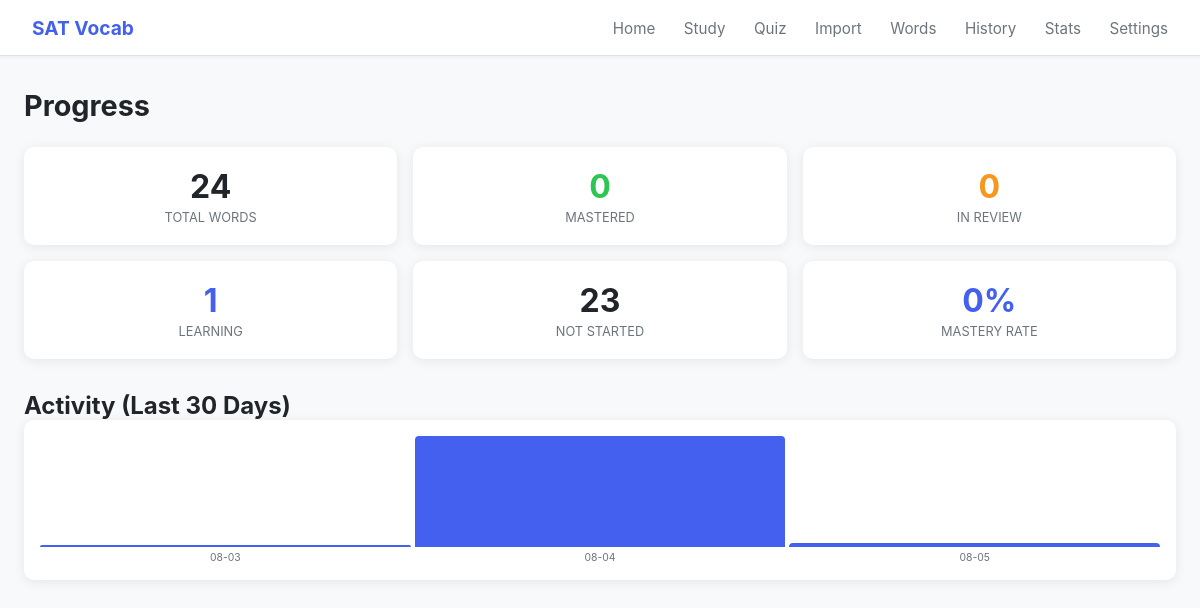
/stats, run on an earlier commit of the app's database.
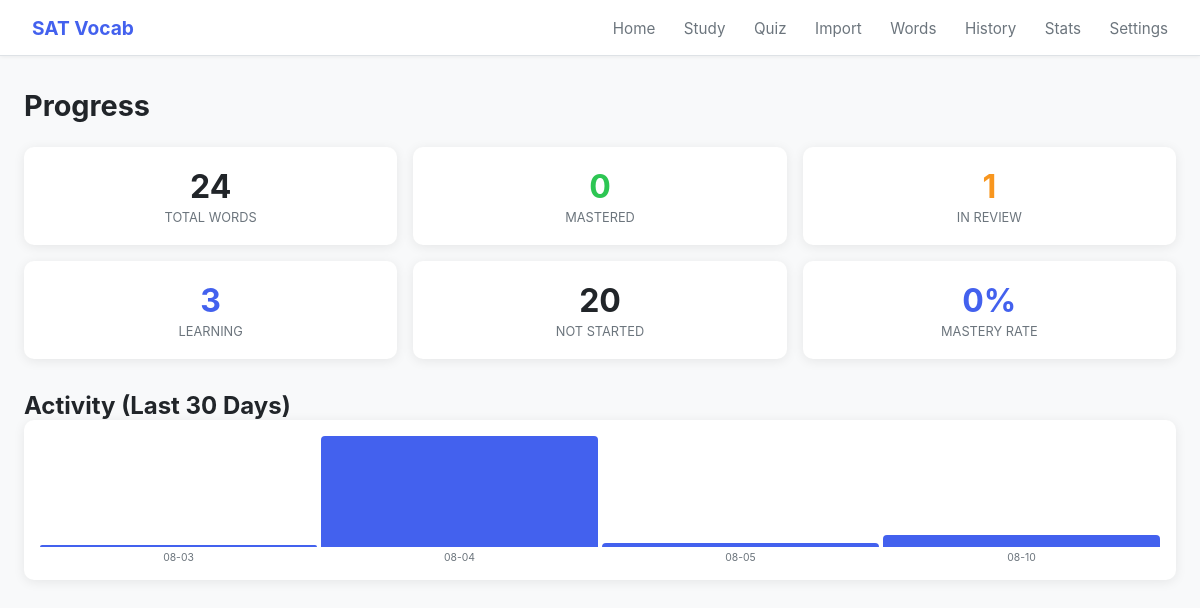
And on a later commit of the database.
### tables this page shows
CREATE TABLE daily_session (
            id            INTEGER PRIMARY KEY AUTOINCREMENT,
            date          DATE NOT NULL UNIQUE,
            learn_target  INTEGER DEFAULT 0,
            review_target INTEGER DEFAULT 0,
            test_target   INTEGER DEFAULT 0,
            learn_done    INTEGER DEFAULT 0,
            review_done   INTEGER DEFAULT 0,
            test_done     INTEGER DEFAULT 0,
            completed_at  DATETIME
        );

### routes/stats.py (the view)
@bp.route('/stats')
def stats_page():
    conn = get_db()
    status_counts = dict(conn.execute("""
        SELECT status, COUNT(*) FROM user_word_progress GROUP BY status
    """).fetchall())
    total_words = conn.execute("SELECT COUNT(*) FROM words").fetchone()[0]
    unstarted = total_words - sum(status_counts.values())
    daily_counts = conn.execute("""
        SELECT date, learn_done + review_done + test_done AS total
        FROM daily_session
        ORDER BY date DESC
        LIMIT 30
    """).fetchall()
    mastery_pct = 0
    if total_words > 0:
        mastered = status_counts.get('mastered', 0)
        mastery_pct = round(mastered / total_words * 100)
    conn.close()
    return render_template('stats.html',
                           status_counts=status_counts,
                           total_words=total_words,
                           unstarted=unstarted,
                           daily_counts=daily_counts,
                           mastery_pct=mastery_pct)

### database.py (called while the page is built)
def get_db():
    conn = sqlite3.connect(DATABASE)
    conn.row_factory = sqlite3.Row
    conn.execute("PRAGMA foreign_keys = ON")
    return conn

### templates/stats.html (shortened to what this page needs)
{% extends "base.html" %}
{% block content %}
<div class="page-header">
  <h1>Progress</h1>
</div>
<div class="stats-grid">
  <div class="stat-card">
    <div class="stat-num">{{ total_words }}</div>
    <div class="stat-label">Total Words</div>
  </div>
  <div class="stat-card mastered">
    <div class="stat-num">{{ status_counts.get('mastered', 0) }}</div>
    <div class="stat-label">Mastered</div>
  </div>
  <div class="stat-card review">
    <div class="stat-num">{{ status_counts.get('review', 0) }}</div>
    <div class="stat-label">In Review</div>
  </div>
  <div class="stat-card learning">
    <div class="stat-num">{{ status_counts.get('learning', 0) }}</div>
    <div class="stat-label">Learning</div>
  </div>
  <div class="stat-card new">
    <div class="stat-num">{{ unstarted + status_counts.get('new', 0) }}</div>
    <div class="stat-label">Not Started</div>
  </div>
  <div class="stat-card pct">
    <div class="stat-num">{{ mastery_pct }}%</div>
    <div class="stat-label">Mastery Rate</div>
  </div>
</div>
<h2>Activity (Last 30 Days)</h2>
{% if daily_counts %}
<div class="bar-chart">
  {% set max_val = daily_counts | map(attribute='total') | max %}
  {% for row in daily_counts | reverse %}
    {% set pct = (row['total'] / [max_val, 1]|max * 100)|int %}
    <div class="bar-item">
      <div class="bar" style="height: {{ pct }}%" title="{{ row['date'] }}: {{ row['total'] }} words"></div>
      <div class="bar-label">{{ row['date'][5:] }}</div>
    </div>
  {% endfor %}
</div>
{% else %}
<p class="empty-msg">No session data yet. Start studying!</p>
{% endif %}
{% endblock %}

What changed in the data, as far as the page shows it:
added daily_session: date "08-10"
Also different on the page:
{{ status_counts.get('review', 0) }}: "0" → "1"
{{ status_counts.get('learning', 0) }}: "1" → "3"
{{ unstarted + status_counts.get('new', 0) }}: "23" → "20"
